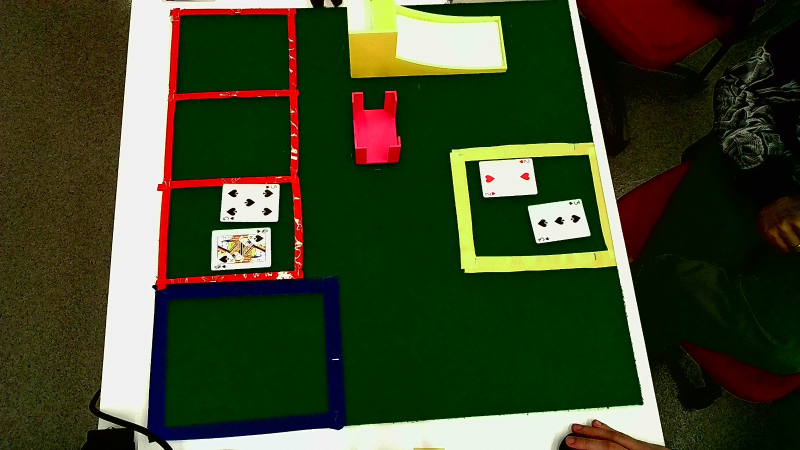
#> input picture images/table_round_01_player_QS_5S_dealer_2H_3S.jpeg, 1600 x 900 px (shown at 1/2 size); its folder holds only this picture in this run
$ python make_templates_auto.py
#> lines starting #> are read from the running program, lines starting #| are printed output that depends on the picture; after the words box and inside, x2 and y2 are one past the last pixel; in counts of white or black regions, pixels touching at a corner belong together
#> in main, frame is the input picture: shape (900, 1600, 3); mean B, G, R 40.3, 69.1, 59.9
### vision_areas.py
import numpy as np

try:
    import cv2
except ModuleNotFoundError:
    cv2 = None

from config import HSV_RANGES, ROI_COLORS


# [5 lines left out: function _require_cv2, not called in this run]


def crop_area(frame, roi):
    """Recorta uma ROI fixa do frame."""
#> called with roi = (320, 355, 300, 215)
    x, y, w, h = roi
    height, width = frame.shape[:2]
#> height = 900; width = 1600

    x1 = max(0, x)
    y1 = max(0, y)
    x2 = min(width, x + w)
#> x2 = 620
    y2 = min(height, y + h)
#> y2 = 570

    return frame[y1:y2, x1:x2].copy()


# [41 lines left out: functions draw_rois, mask_from_hsv_ranges, not called in this run]


def _mask_from_ranges(hsv, ranges):
    return mask_from_hsv_ranges(hsv, ranges)


# [24 lines left out: function detect_colored_tape_areas, not called in this run]

### card_vision.py
from pathlib import Path

import numpy as np

try:
    import cv2
except ModuleNotFoundError:
    cv2 = None

from config import (
    CARD_ASPECT_RATIO_MAX,
    CARD_ASPECT_RATIO_MIN,
    CARD_CORNER_HEIGHT_RATIO,
    CARD_CORNER_WIDTH_RATIO,
    CARD_H,
    CARD_MIN_AREA,
    CARD_W,
    TEMPLATE_MATCH_THRESHOLD,
)

RANK_ORDER = ["A", "2", "3", "4", "5", "6", "7", "8", "9", "10", "J", "Q", "K"]
SUIT_ORDER = {"spades": 0, "hearts": 1, "clubs": 2, "diamonds": 3}
PROJECT_ROOT = Path(__file__).resolve().parent
VALID_TEMPLATE_EXTENSIONS = {".png", ".jpg", ".jpeg"}


def _require_cv2():
    if cv2 is None:
        raise ModuleNotFoundError(
            "OpenCV nao esta instalado. Rode: pip install -r requirements.txt"
        )


def resolve_project_path(path):
    """Resolve caminhos relativos sempre a partir da raiz do projeto."""
    path = Path(path)
    if path.is_absolute():
        return path
    return PROJECT_ROOT / path


def preprocess_symbol_image(image):
    """
    Converte rank/naipe para grayscale binario.

    O mesmo preprocessamento e usado em templates e nas regioes recortadas da
    carta, deixando o template matching mais facil de explicar e reproduzir.
    """
    _require_cv2()

    if image is None or image.size == 0:
        return None

    if len(image.shape) == 3:
        gray = cv2.cvtColor(image, cv2.COLOR_BGR2GRAY)
    else:
        gray = image.copy()

    gray = cv2.GaussianBlur(gray, (3, 3), 0)
    _, binary = cv2.threshold(gray, 0, 255, cv2.THRESH_BINARY + cv2.THRESH_OTSU)
    return binary


# [5 lines left out: function find_card_contours, not called in this run]


def find_card_candidates(card_area):
    """Encontra cartas e preserva o contorno para correcao de perspectiva."""
    _require_cv2()
    gray = cv2.cvtColor(card_area, cv2.COLOR_BGR2GRAY)
    blurred = cv2.GaussianBlur(gray, (5, 5), 0)
    _, thresh = cv2.threshold(blurred, 0, 255, cv2.THRESH_BINARY + cv2.THRESH_OTSU)
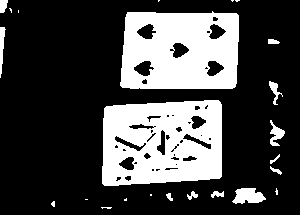
#> thresh: shape (215, 300); 27.3% white; 24 white regions (11 under 20 px)

    contours, _ = cv2.findContours(thresh, cv2.RETR_EXTERNAL, cv2.CHAIN_APPROX_SIMPLE)
#> contours = 24 contours, 12 with area under 20; largest, box (x1, y1, x2, y2) and area: (102, 100, 222, 186) 9312, (120, 11, 239, 89) 8572, (232, 188, 266, 204) 336, (270, 120, 285, 146) 148, (0, 27, 6, 78) 115
    candidates = []

    for contour in contours:
        area = cv2.contourArea(contour)
        if area < CARD_MIN_AREA:
            continue

        rect = cv2.minAreaRect(contour)
        rect_w, rect_h = rect[1]
        short_side = min(rect_w, rect_h)
        long_side = max(rect_w, rect_h)

        if short_side == 0:
            continue

        ratio = long_side / float(short_side)
        if CARD_ASPECT_RATIO_MIN <= ratio <= CARD_ASPECT_RATIO_MAX:
            candidates.append(
                {
                    "contour": contour,
                    "bbox": cv2.boundingRect(contour),
                    "area": area,
                }
            )
#> this loop made 24 passes
#> area on passes 6, 7, 8, 10, 11, 13, 15, 16, 17, 24: 22, 41.5, 33.5, 335.5, 27.5, 147.5, 87.5, 35, 115, 66
#> (area, rect, rect_w, rect_h, short_side, long_side, ratio) on passes 14, 18: (9312, ((161.4, 142.5), (122.9, 80.48), -2.96), 122.9, 80.48, 80.48, 122.9, 1.53), (8571.5, ((179, 49.5), (77, 118), -90), 77, 118, 77, 118, 1.53)
#> after the loop, candidates = 2 items

    candidates.sort(key=lambda candidate: candidate["bbox"][0])
    return candidates, thresh


def order_points(points):
    """
    Ordena pontos como top-left, top-right, bottom-right, bottom-left.

    Esse formato e o que cv2.getPerspectiveTransform espera para fazer o warp.
    """
    points = np.array(points, dtype="float32")
    ordered = np.zeros((4, 2), dtype="float32")

    sums = points.sum(axis=1)
    diffs = np.diff(points, axis=1)

    ordered[0] = points[np.argmin(sums)]
    ordered[2] = points[np.argmax(sums)]
    ordered[1] = points[np.argmin(diffs)]
    ordered[3] = points[np.argmax(diffs)]

    return ordered


def contour_to_card_points(contour):
    """
    Tenta usar 4 pontos reais do contorno.

    Se a carta estiver parcialmente sobreposta e o contorno nao virar um
    quadrilatero bom, usa minAreaRect como fallback.
    """
    perimeter = cv2.arcLength(contour, True)
    approx = cv2.approxPolyDP(contour, 0.03 * perimeter, True)

    if len(approx) == 4:
        return approx.reshape(4, 2)

    rect = cv2.minAreaRect(contour)
    return cv2.boxPoints(rect)


def warp_card_from_contour(card_area, contour):
    """Normaliza uma carta detectada para CARD_W x CARD_H."""
    points = order_points(contour_to_card_points(contour))
    destination = np.array(
        [
            [0, 0],
            [CARD_W - 1, 0],
            [CARD_W - 1, CARD_H - 1],
            [0, CARD_H - 1],
        ],
        dtype="float32",
    )

    matrix = cv2.getPerspectiveTransform(points, destination)
    warped = cv2.warpPerspective(card_area, matrix, (CARD_W, CARD_H))

    if warped.shape[1] > warped.shape[0]:
        warped = cv2.rotate(warped, cv2.ROTATE_90_CLOCKWISE)

    return warped


# [9 lines left out: function rotate_card, not called in this run]


def extract_card_corner(card_img):
    """Recorta o canto superior esquerdo da carta para leitura."""
    h, w = card_img.shape[:2]
    corner_w = max(1, int(w * CARD_CORNER_WIDTH_RATIO))
    corner_h = max(1, int(h * CARD_CORNER_HEIGHT_RATIO))
    return card_img[:corner_h, :corner_w]


# [183 lines left out: functions load_templates, match_template, rank_to_blackjack_value, rank_suit_to_card_id, read_card_corner, read_card and 1 more, not called in this run]

### make_templates_auto.py
from pathlib import Path

import cv2

from card_vision import (
    extract_card_corner,
    find_card_candidates,
    preprocess_symbol_image,
    resolve_project_path,
    warp_card_from_contour,
)
from config import RANK_TEMPLATE_DIR, ROIS, SUIT_TEMPLATE_DIR
from vision_areas import crop_area


IMAGE_DIR = resolve_project_path("images")
SUIT_CODES = {
    "S": "spades",
    "H": "hearts",
    "C": "clubs",
    "D": "diamonds",
}
VALID_RANKS = {"A", "2", "3", "4", "5", "6", "7", "8", "9", "10", "J", "Q", "K"}


def parse_card_code(code):
    """Converte QS, 10H, 2D etc. para (rank, suit)."""
    if len(code) < 2:
        return None

    suit_code = code[-1]
    rank = code[:-1]
    if rank not in VALID_RANKS or suit_code not in SUIT_CODES:
        return None

    return rank, SUIT_CODES[suit_code]


def labels_from_filename(path):
    """
    Extrai labels do padrao:
    table_round_01_player_QS_5S_dealer_2H_3S.jpeg
    """
    parts = path.stem.split("_")
    player_index = parts.index("player")
    dealer_index = parts.index("dealer")

    player_codes = parts[player_index + 1:dealer_index]
    dealer_codes = parts[dealer_index + 1:]

    return {
        "player_cards": [card for code in player_codes if (card := parse_card_code(code))],
        "dealer_cards": [card for code in dealer_codes if (card := parse_card_code(code))],
    }


def split_corner(corner):
    h = corner.shape[0]
    return corner[: max(1, h // 2), :], corner[max(1, h // 2):, :]


def clear_generated_templates():
    """Limpa templates antigos para uma geracao reprodutivel."""
    for folder in (RANK_TEMPLATE_DIR, SUIT_TEMPLATE_DIR):
        folder_path = resolve_project_path(folder)
        folder_path.mkdir(parents=True, exist_ok=True)
        for path in folder_path.glob("*.png"):
            path.unlink()


def save_template_once(folder, label, image):
    folder_path = resolve_project_path(folder)
    folder_path.mkdir(parents=True, exist_ok=True)
    output_path = folder_path / f"{label}.png"

    if output_path.exists():
        print(f"mantendo primeiro template: {output_path}")
        return False

    binary = preprocess_symbol_image(image)
    if binary is None:
        print(f"falha ao gerar template: {output_path}")
        return False

    cv2.imwrite(str(output_path), binary)
    print(f"template salvo: {output_path}")
    return True


def make_templates_for_area(frame, image_name, area_name, expected_cards):
    area = crop_area(frame, ROIS[area_name])
    candidates, _ = find_card_candidates(area)
#> candidates = 2 items

    print(f"{image_name} | {area_name}: detectadas={len(candidates)} esperadas={len(expected_cards)}")
#| table_round_01_player_QS_5S_dealer_2H_3S.jpeg | player_cards: detectadas=2 esperadas=2

    saved = 0
    for index, candidate in enumerate(candidates):
        if index >= len(expected_cards):
            break

        rank, suit = expected_cards[index]
        card_img = warp_card_from_contour(area, candidate["contour"])
        corner = extract_card_corner(card_img)
        rank_img, suit_img = split_corner(corner)

        if save_template_once(RANK_TEMPLATE_DIR, rank, rank_img):
            saved += 1
        if save_template_once(SUIT_TEMPLATE_DIR, suit, suit_img):
            saved += 1
#> this loop made 2 passes
#> (rank, suit) on passes 1 to 2: ('Q', 'spades'), ('5', 'spades')
#| template salvo: templates/ranks/Q.png
#| template salvo: templates/suits/spades.png
#| template salvo: templates/ranks/5.png
#| mantendo primeiro template: templates/suits/spades.png
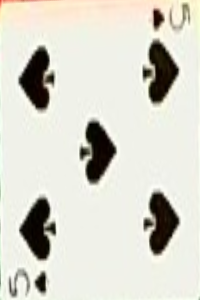
#> card_img: shape (300, 200, 3); mean B, G, R 204.3, 214.5, 215.8
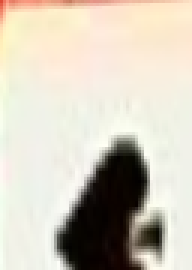
#> corner: shape (90, 64, 3) (shown 3 times larger); mean B, G, R 186.7, 200.9, 207.7
#> after the loop, saved = 3

    return saved


def main():
    clear_generated_templates()

    image_paths = sorted(IMAGE_DIR.glob("*.jpeg"))
    if not image_paths:
        print(f"Nenhuma imagem encontrada em {IMAGE_DIR}")
        return

    total_saved = 0

    for image_path in image_paths:
        labels = labels_from_filename(image_path)
        frame = cv2.imread(str(image_path))

        if frame is None:
            print(f"erro ao abrir: {image_path}")
            continue

        total_saved += make_templates_for_area(
            frame,
            image_path.name,
            "player_cards",
            labels["player_cards"],
        )
#> total_saved = 3
        total_saved += make_templates_for_area(
            frame,
            image_path.name,
            "dealer_cards",
            labels["dealer_cards"],
        )
#> in find_card_candidates (call 2), `_, thresh = cv2.threshold(blurred, 0, 255, cv2.THRESH_BINARY + cv2.THR..`:
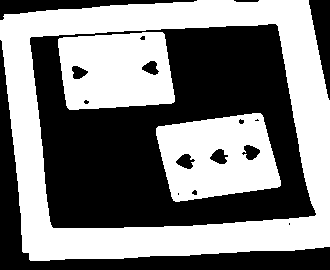
#> thresh: shape (270, 330); 49.9% white; 3 white regions
#> in find_card_candidates (call 2), `contours, _ = cv2.findContours(thresh, cv2.RETR_EXTERNAL, cv2.CHAIN_AP..`: contours = 1 contour; box (x1, y1, x2, y2) and area: (0, 0, 330, 261) 78159
#> the loop in find_card_candidates (call 2), `for contour in contours:` made 1 pass
#> (area, rect, rect_w, rect_h, short_side, long_side, ratio) on pass 1: (78159, ((167.3, 128.7), (325.7, 254.3), -2.73), 325.7, 254.3, 254.3, 325.7, 1.28)
#> after the loop in find_card_candidates (call 2), `for contour in contours:`: candidates = 1 item
#| table_round_01_player_QS_5S_dealer_2H_3S.jpeg | dealer_cards: detectadas=1 esperadas=2
#> the loop in make_templates_for_area (call 2), `for index, candidate in enumerate(candidates):` made 1 pass
#> (rank, suit) on pass 1: ('2', 'hearts')
#| template salvo: templates/ranks/2.png
#| template salvo: templates/suits/hearts.png
#> pass 1, in warp_card_from_contour (call 3), `warped = cv2.warpPerspective(card_area, matrix, (CARD_W, CARD_H))`:
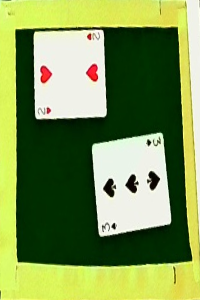
#> warped: shape (300, 200, 3); mean B, G, R 82.6, 148, 125.1
#> pass 1, in make_templates_for_area (call 2), `corner = extract_card_corner(card_img)`:
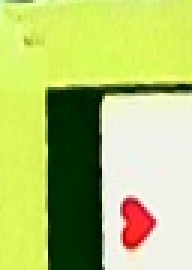
#> corner: shape (90, 64, 3) (shown 3 times larger); mean B, G, R 113.2, 196.4, 180.8
#> pass 1, in make_templates_for_area (call 2), `rank_img, suit_img = split_corner(corner)`:
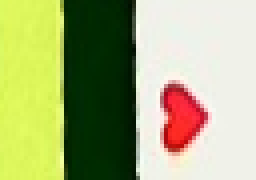
#> suit_img: shape (45, 64, 3) (shown 4 times larger); mean B, G, R 123.2, 174.4, 167.2
#> after the loop in make_templates_for_area (call 2), `for index, candidate in enumerate(candidates):`: saved = 2
#> total_saved = 5

    print(f"Finalizado. Novos templates salvos: {total_saved}")
#| Finalizado. Novos templates salvos: 5


if __name__ == "__main__":
    main()
